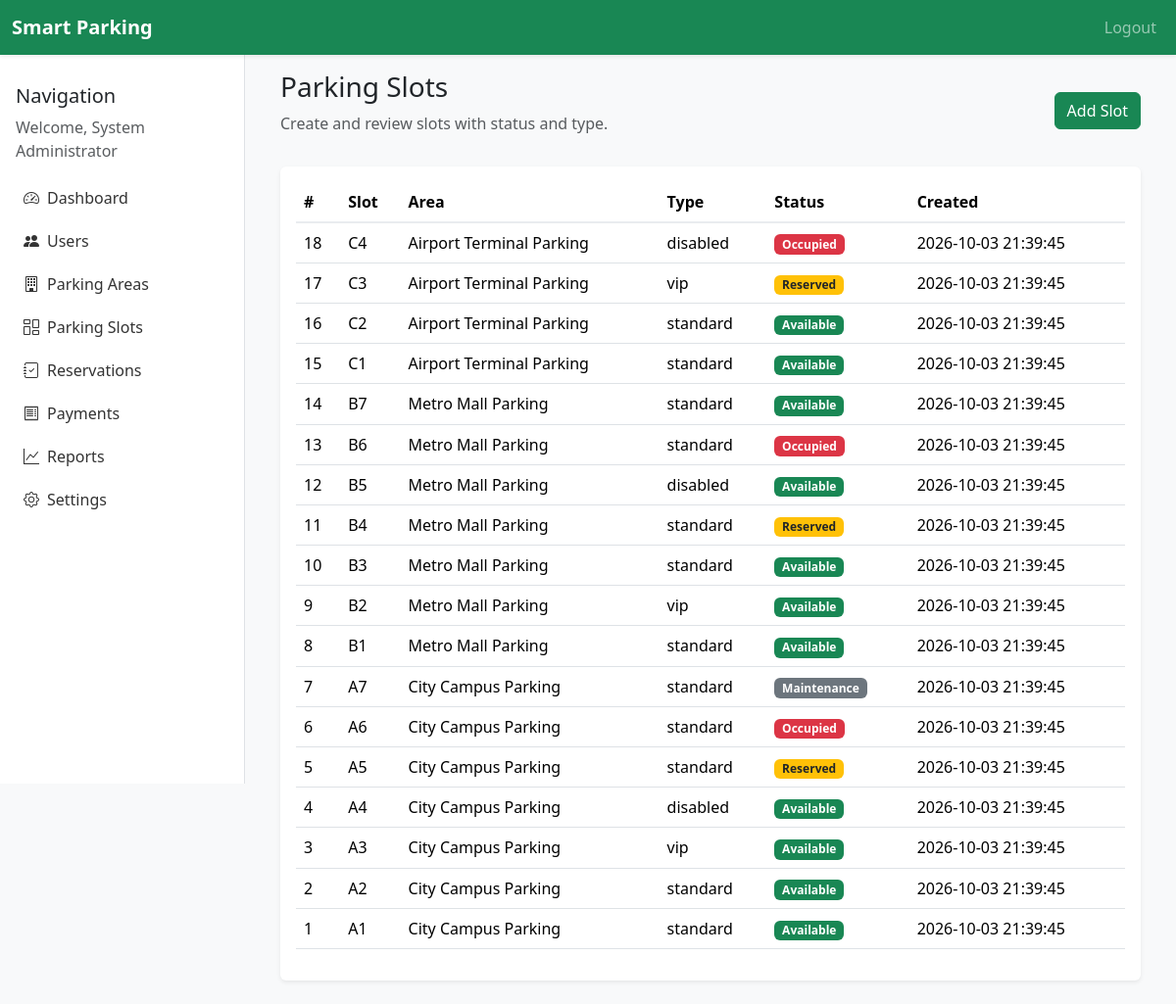
Page /admin/parking_slots.php (signed in) on the committed database.
### tables this page shows
CREATE TABLE `parking_slots` (
  `id` INT AUTO_INCREMENT PRIMARY KEY,
  `area_id` INT NOT NULL,
  `slot_number` VARCHAR(20) NOT NULL,
  `slot_type` ENUM('standard','vip','disabled') NOT NULL DEFAULT 'standard',
  `status` ENUM('Available','Reserved','Occupied','Maintenance') NOT NULL DEFAULT 'Available',
  `created_at` DATETIME NOT NULL DEFAULT CURRENT_TIMESTAMP,
  FOREIGN KEY (`area_id`) REFERENCES `parking_areas`(`id`) ON DELETE CASCADE
);

CREATE TABLE `parking_areas` (
  `id` INT AUTO_INCREMENT PRIMARY KEY,
  `name` VARCHAR(100) NOT NULL,
  `address` VARCHAR(255) NOT NULL,
  `total_slots` INT NOT NULL DEFAULT 0,
  `price_per_hour` DECIMAL(10,2) NOT NULL DEFAULT 50.00,
  `created_at` DATETIME NOT NULL DEFAULT CURRENT_TIMESTAMP
);

### config/config.php (called while the page is built)
<?php
return [
    'app_name' => 'Smart Parking Management System',
    'base_url' => '/park system',
    'timezone' => 'Asia/Manila',
    'csrf_token_key' => 'parking_csrf_token',
];

### includes/auth.php (called while the page is built, shortened)
<?php
function currentUser() {
    return $_SESSION['user'] ?? null;
}
function sanitize($value) {
    return htmlspecialchars(trim($value), ENT_QUOTES, 'UTF-8');
}

### admin/parking_slots.php (the view, shortened to what this page needs)
<?php
require_once __DIR__ . '/../includes/auth.php';
$slots = $pdo->query('SELECT p.*, a.name AS area_name FROM parking_slots p JOIN parking_areas a ON p.area_id=a.id ORDER BY p.created_at DESC')->fetchAll();
include __DIR__ . '/../includes/header.php';
?>
<?php include __DIR__ . '/../includes/sidebar.php'; ?>
<div class="content p-4">
    <?php include __DIR__ . '/../includes/navbar.php'; ?>
    <div class="container-fluid">
        <div class="d-flex justify-content-between align-items-center mb-3">
            <div><h1 class="h3">Parking Slots</h1><p class="text-muted">Create and review slots with status and type.</p></div>
            <button class="btn btn-success" data-bs-toggle="modal" data-bs-target="#slotModal">Add Slot</button>
        </div>
        <div class="card shadow-sm">
            <div class="card-body table-responsive">
                <table class="table table-hover">
                    <thead><tr><th>#</th><th>Slot</th><th>Area</th><th>Type</th><th>Status</th><th>Created</th></tr></thead>
                    <tbody>
                        <?php foreach ($slots as $slot): ?>
                            <tr>
                                <td><?= sanitize($slot['id']) ?></td>
                                <td><?= sanitize($slot['slot_number']) ?></td>
                                <td><?= sanitize($slot['area_name']) ?></td>
                                <td><?= sanitize($slot['slot_type']) ?></td>
                                <td><span class="badge bg-<?= $slot['status'] === 'Available' ? 'success' : ($slot['status'] === 'Reserved' ? 'warning text-dark' : ($slot['status'] === 'Occupied' ? 'danger' : 'secondary')) ?>"><?= sanitize($slot['status']) ?></span></td>
                                <td><?= sanitize($slot['created_at']) ?></td>
                            </tr>
                        <?php endforeach; ?>
                    </tbody>
                </table>
            </div>
        </div>
    </div>
</div>
<?php include __DIR__ . '/../includes/footer.php'; ?>

### includes/header.php (shortened to what this page needs)
<?php
require_once __DIR__ . '/auth.php';
$config = require __DIR__ . '/../config/config.php';
?><!doctype html>
<html lang="en">
<head>
    <link href="https://cdn.jsdelivr.net/npm/bootstrap@5.3.2/dist/css/bootstrap.min.css" rel="stylesheet">
    <link href="https://cdn.jsdelivr.net/npm/bootstrap-icons@1.11.0/font/bootstrap-icons.css" rel="stylesheet">
    <link href="<?= $config['base_url'] ?>/assets/css/style.css" rel="stylesheet">
</head>
<body class="bg-light">
<div class="d-flex" id="page-wrapper">

### includes/sidebar.php (shortened to what this page needs)
<?php
$user = currentUser();
$role = $user['role'] ?? null;
$menu = [];
if ($role === 'admin') {
    $menu = [
        ['label' => 'Dashboard', 'link' => '/park system/admin/dashboard.php', 'icon' => 'bi-speedometer2'],
        ['label' => 'Users', 'link' => '/park system/admin/users.php', 'icon' => 'bi-people-fill'],
        ['label' => 'Parking Areas', 'link' => '/park system/admin/parking_areas.php', 'icon' => 'bi-building'],
        ['label' => 'Parking Slots', 'link' => '/park system/admin/parking_slots.php', 'icon' => 'bi-columns-gap'],
        ['label' => 'Reservations', 'link' => '/park system/admin/reservations.php', 'icon' => 'bi-journal-check'],
        ['label' => 'Payments', 'link' => '/park system/admin/payments.php', 'icon' => 'bi-receipt'],
        ['label' => 'Reports', 'link' => '/park system/admin/reports.php', 'icon' => 'bi-graph-up'],
        ['label' => 'Settings', 'link' => '/park system/admin/settings.php', 'icon' => 'bi-gear']
    ];
}
?>
<div class="sidebar bg-white border-end">
    <div class="sidebar-header p-3">
        <h5>Navigation</h5>
        <?php if ($user): ?>
            <p class="text-muted mb-0">Welcome, <?= sanitize($user['full_name']) ?></p>
        <?php endif; ?>
    </div>
    <ul class="nav flex-column px-2">
        <?php foreach ($menu as $item): ?>
            <li class="nav-item mb-1">
                <a class="nav-link rounded d-flex align-items-center" href="<?= $item['link'] ?>">
                    <i class="bi <?= $item['icon'] ?> me-2"></i> <?= $item['label'] ?>
                </a>
            </li>
        <?php endforeach; ?>
    </ul>
</div>

### includes/navbar.php (shortened to what this page needs)
<?php
$user = currentUser();
?>
<nav class="navbar navbar-expand-lg navbar-dark bg-success shadow-sm fixed-top">
    <div class="container-fluid">
        <a class="navbar-brand" href="/park system/index.php">Smart Parking</a>
        <div class="collapse navbar-collapse" id="mainNavbar">
            <ul class="navbar-nav ms-auto">
                <?php if ($user): ?>
                    <li class="nav-item"><a class="nav-link" href="/park system/logout.php">Logout</a></li>
                <?php else: ?>
                    <li class="nav-item"><a class="nav-link" href="/park system/login.php">Login</a></li>
                    <li class="nav-item"><a class="nav-link" href="/park system/register.php">Register</a></li>
                <?php endif; ?>
            </ul>
        </div>
    </div>
</nav>

### includes/footer.php (shortened to what this page needs)
    </div>
</body>
</html>

### assets/css/style.css (style rules this page uses)
:root { --sidebar-width: 250px; --bg-color: #f5f7fb; }
body { background: var(--bg-color); }
#page-wrapper { width: 100%; }
.sidebar { min-width: var(--sidebar-width); max-width: var(--sidebar-width); min-height: 100vh; position: fixed; left: 0; top: 0; padding-top: 70px; background-color: #ffffff; }
.content { margin-left: var(--sidebar-width); width: calc(100% - var(--sidebar-width)); padding-top: 80px; }
.navbar-brand { font-weight: 700; }
.sidebar .nav-link { color: #333; transition: all 0.15s ease; }
.card { border: none; }
.table thead th { border-bottom: 2px solid #e9ecef; }

### rows in the picture
parking_slots: id "18", slot_number "C4", area.name "Airport Terminal Parking", slot_type "disabled", status "Occupied", created_at "2026-10-03 21:39:45"
parking_slots: id "17", slot_number "C3", area.name "Airport Terminal Parking", slot_type "vip", status "Reserved", created_at "2026-10-03 21:39:45"
parking_slots: id "16", slot_number "C2", area.name "Airport Terminal Parking", slot_type "standard", status "Available", created_at "2026-10-03 21:39:45"
parking_slots: id "15", slot_number "C1", area.name "Airport Terminal Parking", slot_type "standard", status "Available", created_at "2026-10-03 21:39:45"
parking_slots: id "14", slot_number "B7", area.name "Metro Mall Parking", slot_type "standard", status "Available", created_at "2026-10-03 21:39:45"
parking_slots: id "13", slot_number "B6", area.name "Metro Mall Parking", slot_type "standard", status "Occupied", created_at "2026-10-03 21:39:45"
parking_slots: id "12", slot_number "B5", area.name "Metro Mall Parking", slot_type "disabled", status "Available", created_at "2026-10-03 21:39:45"
parking_slots: id "11", slot_number "B4", area.name "Metro Mall Parking", slot_type "standard", status "Reserved", created_at "2026-10-03 21:39:45"
parking_slots: id "10", slot_number "B3", area.name "Metro Mall Parking", slot_type "standard", status "Available", created_at "2026-10-03 21:39:45"
parking_slots: id "9", slot_number "B2", area.name "Metro Mall Parking", slot_type "vip", status "Available", created_at "2026-10-03 21:39:45"
parking_slots: id "8", slot_number "B1", area.name "Metro Mall Parking", slot_type "standard", status "Available", created_at "2026-10-03 21:39:45"
parking_slots: id "7", slot_number "A7", area.name "City Campus Parking", slot_type "standard", status "Maintenance", created_at "2026-10-03 21:39:45"
parking_slots: id "6", slot_number "A6", area.name "City Campus Parking", slot_type "standard", status "Occupied", created_at "2026-10-03 21:39:45"
parking_slots: id "5", slot_number "A5", area.name "City Campus Parking", slot_type "standard", status "Reserved", created_at "2026-10-03 21:39:45"
parking_slots: id "4", slot_number "A4", area.name "City Campus Parking", slot_type "disabled", status "Available", created_at "2026-10-03 21:39:45"
parking_slots: id "3", slot_number "A3", area.name "City Campus Parking", slot_type "vip", status "Available", created_at "2026-10-03 21:39:45"
parking_slots: id "2", slot_number "A2", area.name "City Campus Parking", slot_type "standard", status "Available", created_at "2026-10-03 21:39:45"
parking_slots: id "1", slot_number "A1", area.name "City Campus Parking", slot_type "standard", status "Available", created_at "2026-10-03 21:39:45"

### other values in the picture
$user['full_name'] "System Administrator"
$item['label'] "Dashboard"
$item['label'] "Users"
$item['label'] "Parking Areas"
$item['label'] "Parking Slots"
$item['label'] "Reservations"
$item['label'] "Payments"
$item['label'] "Reports"
$item['label'] "Settings"
